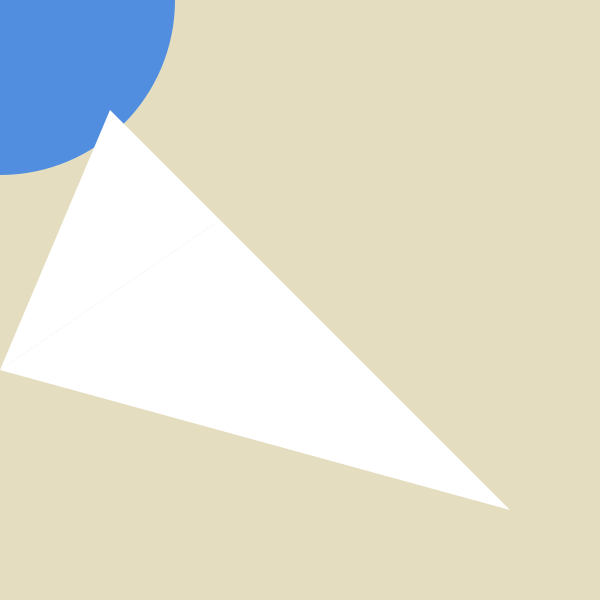
Frame 1 (no input)
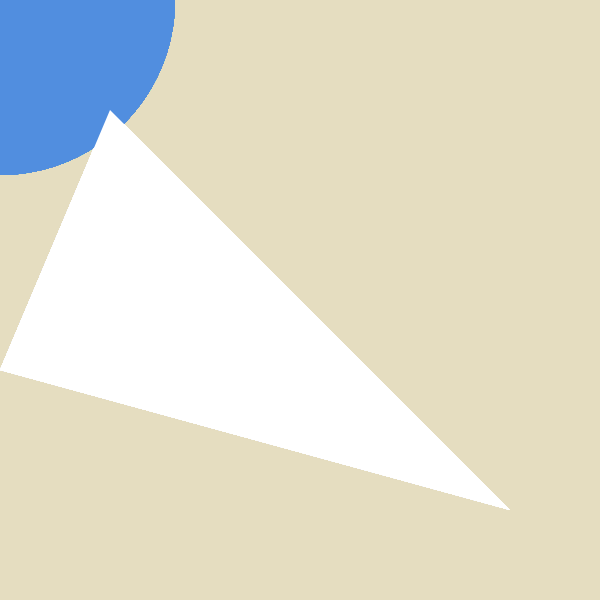
Frame 60 (the mouse pressed at the canvas centre just before this capture)
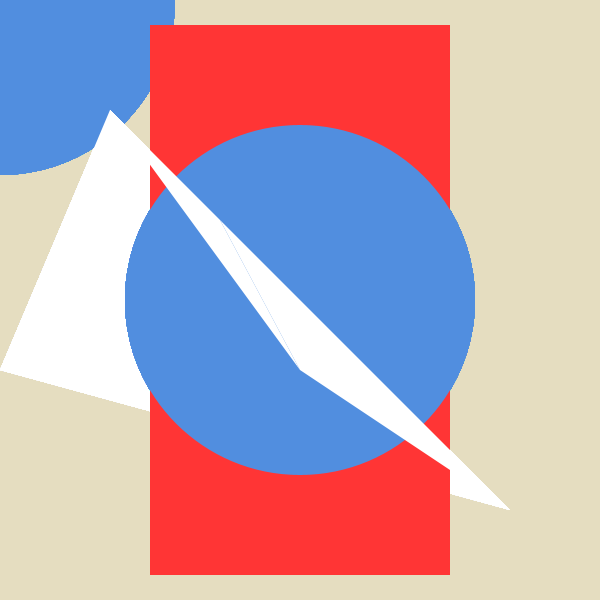
Frame 120 (the mouse held since frame 60 and released just before this capture)

The Processing sketch that drew these frames (run headless with seeded random() and noise(); from frame 60 on, the mouse is pressed at the canvas centre):

// Processing sketch: exercicio1_modificacao_de_codigo
// ── exercicio1_modificacao_de_codigo.pde
void setup () {
size(600,600);
background(229, 221, 192);
}
void draw () {
//desenhando os retângulos
// maior retângulo
rectMode (CENTER);
noStroke();
fill(255,53,53);
rect(mouseX,300,mouseY,550);
//segundo retângulo (inscrito na primeira figura desenhada)
rectMode (CENTER);
noStroke();
fill(153,0,173);
//terceiro retângulo (inscrito na segunda figura desenhada)
rectMode (CENTER);
noStroke();
fill(81,142,223);
circle(mouseX,mouseY,350);
//o último e menor retângulo (inscrito em todas as formas já desenhadas)
rectMode (CENTER);
noStroke();
fill (255,255,255);
triangle(mouseY,370,220,220,110,110);
triangle(mouseX,370,220,220,510,510);
}
